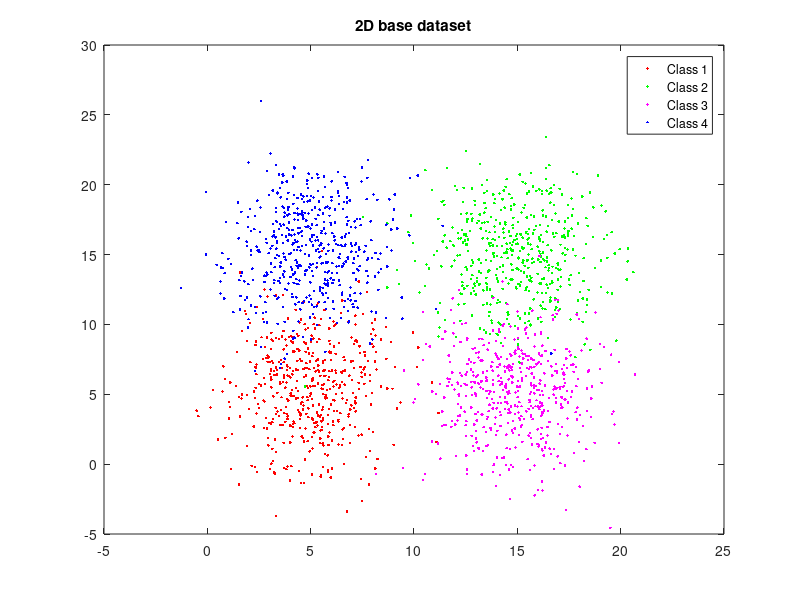
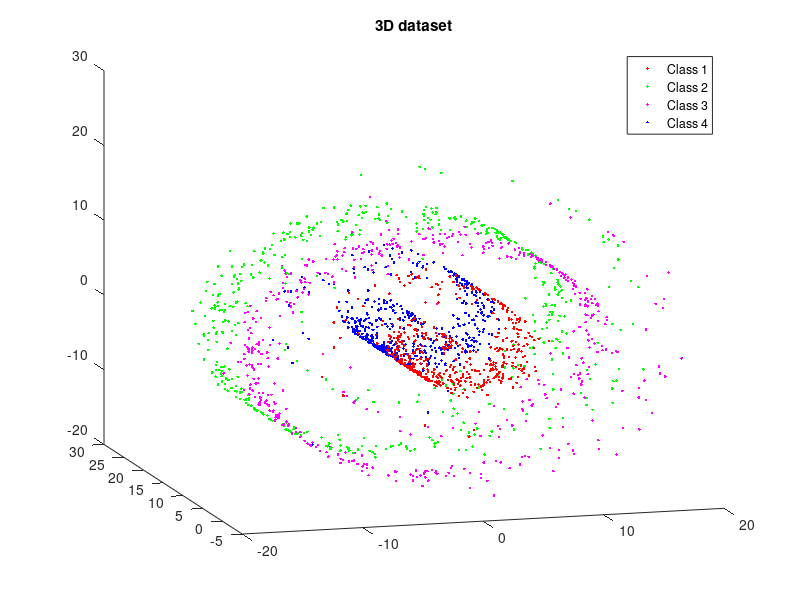

These charts were generated, in order, by the following MATLAB code: (Note: this script raises an error after producing the figures.)
seed = 550; % repeatability
N = 500; % number of points in each class
sx = 2;  % standard deviation on x
sy = 3;  % standard deviation on y
centers = [5 5;15 15;15 5;5 15]; % centers of classes
rng(550);

close all
figure

X = [normrnd(centers(1,1),sx,1,N)...
    normrnd(centers(2,1),sx,1,N)...
    normrnd(centers(3,1),sx,1,N)...
    normrnd(centers(4,1),sx,1,N)];

Y = [normrnd(centers(1,2),sy,1,N)...
    normrnd(centers(2,2),sy,1,N)...
    normrnd(centers(3,2),sy,1,N)...
    normrnd(centers(4,2),sy,1,N)];

plot(X(1:N),Y(1:N), 'r.',...
    X(N:2*N), Y(N:2*N), 'g.',...
    X(2*N:3*N), Y(2*N:3*N), 'm.',...
    X(3*N:4*N), Y(3*N:4*N), 'b.');

legend('Class 1', 'Class 2', 'Class 3', 'Class 4', 'Location', 'Best')
title('2D base dataset')

figure
X3 = X .* cos(X);
Y3 = Y;
Z3 = X .* sin(X);
plot3(X3(1:N), Y3(1:N), Z3(1:N), 'r.',...
    X3(N:2*N), Y3(N:2*N), Z3(N:2*N), 'g.',...
    X3(2*N:3*N), Y3(2*N:3*N), Z3(2*N:3*N), 'm.',...
    X3(3*N:4*N), Y3(3*N:4*N), Z3(3*N:4*N), 'b.');

data = [X3' Y3' Z3'];
labels = reshape(ones(N,4).*(1:4),[1,N*4])';

view(-16,14)
legend('Class 1', 'Class 2', 'Class 3', 'Class 4', 'Location', 'Best')
title('3D dataset')

if ~exist('output', 'dir')
    mkdir('output')
end

figure(1)
print('output/swissroll2d', '-dpdf')
figure(2)
print('output/swissroll3d', '-dpdf')
save('output/swissroll.dat', 'data', '-ascii')
save('output/swissroll_labels.dat', 'labels', '-ascii')

kvffile = 'output/swissroll.kvf';
texfile = 'output/swissroll.tex';
diary(kvffile);
disp(['seed = ' num2str(seed)]);
disp(['N = ' num2str(N)]);
disp(['sx = ' num2str(sx)]);
disp(['sy = ' num2str(sy)]);
diary off;
fclose('all');
kvf2tex(kvffile, texfile, 'swissroll'); % to latex
delete(kvffile);


% Reference: http://people.cs.uchicago.edu/~dinoj/manifold/swissroll.html
